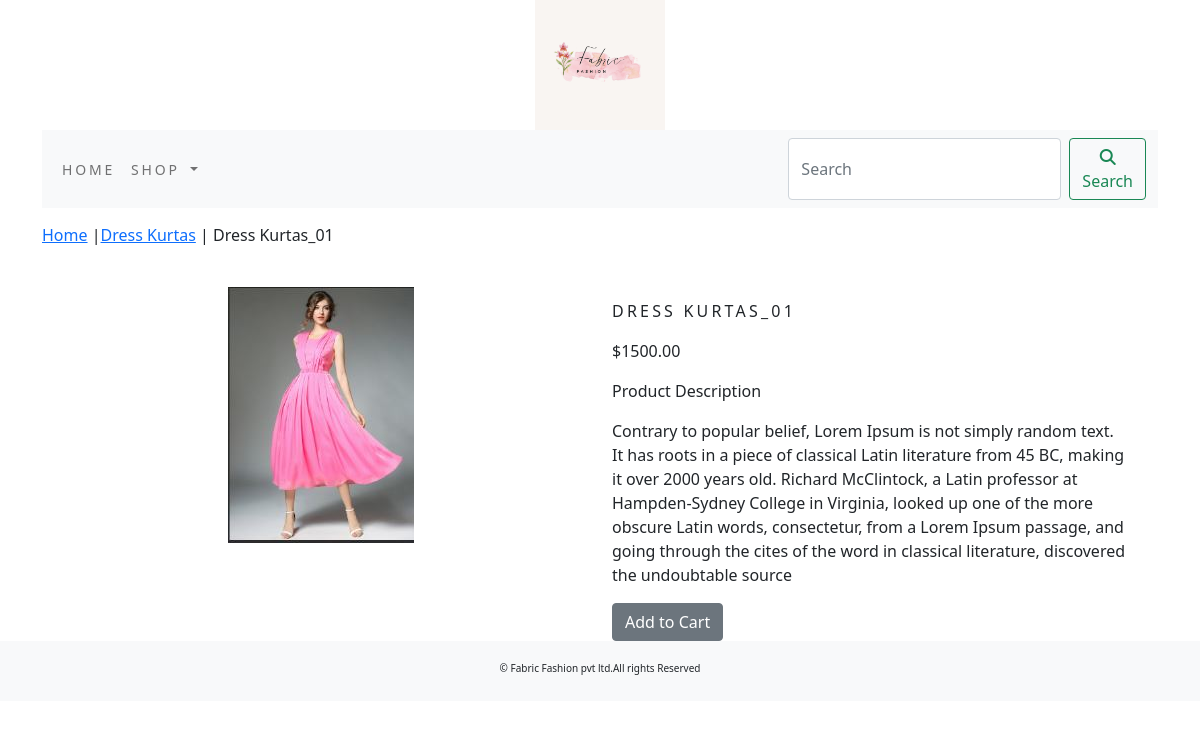
Screenshot of /shop/dress-kurtas/dress-kurtas_01/ with the database file from the repository.
### shop/models.py (models this page shows, shortened)
class Product(models.Model):
    name = models.CharField(max_length=250, unique=True)
    description = models.TextField(blank=True)
    slug = models.SlugField(max_length=250, unique=True)
    price = models.DecimalField(max_digits=10, decimal_places=2)
    category = models.ForeignKey(Category, on_delete=models.CASCADE)
    image = models.ImageField(upload_to='product', blank=True)
    stock = models.IntegerField()
    available = models.BooleanField(default=True)
    created = models.DateTimeField(auto_now_add=True)
    updated = models.DateTimeField(auto_now_add=True)
    class Meta:
        ordering = ('name',)
        verbose_name = 'product'
        verbose_name_plural = 'products'

class Category(models.Model):
    name = models.CharField(max_length=250, unique=True)
    slug = models.SlugField(max_length=250, unique=True)
    description = models.TextField(blank=True)
    image = models.ImageField(upload_to='category', blank=True)
    class Meta:
        ordering = ('name',)
        verbose_name = 'category'
        verbose_name_plural = 'categories'
    def get_url(self):
        return reverse('shop:products_by_category', args=[self.slug])
    def __str__(self):
        return '{}'.format(self.name)

### shop/views.py (the view)
# urls.py: path('<slug:c_slug>/<slug:product_slug>/', views.proDetail, name='prodCatdetail')
def proDetail(request, c_slug, product_slug):
    try:
        product = Product.objects.get(category__slug=c_slug, slug=product_slug)
    except Exception as e:
        raise e
    return render(request, 'product.html', {'product': product})

### cart/context_processors.py (called while the page is built)
def counter(request):
    item_count=0
    if 'admin' in request.path:
        return {}
    else:
        try:
            cart=Cart.objects.filter(cart_id=_cart_id(request))
            car_items=CartItem.objects.all().filter(cart=cart[:1])
            for cart_item in car_items:
                item_count += cart_item.quantity
        except Cart.DoesNotExist:
            item_count=0
    return dict(item_count=item_count)

### cart/views.py (called while the page is built)
def _cart_id(request):
    cart = request.session.session_key
    if not cart:
        cart = request.session.create()
    return cart

### shop/context_processors.py (called while the page is built)
def menu_links(request):
    links = Category.objects.all()
    return dict(links=links)

### templates/product.html (shortened to what this page needs)
{% extends 'base.html'%}
{% load static %}
{% block content %}
<div class="row my_prod_row_class">
    <div class="mx_auto">
        <p> <a href="{% url 'shop:allProdCat'%}">Home</a> |<a href="{{product.category.get_url}}">{{product.category}}</a> | {{product.name}}</p>
    </div>
</div>
<br>
<div class="container">
<div class="row">
    <div class="col-12 col-sm-12 col-md-12 col-lg-6 text-center">
        <div style="min-width:18rem;">
            <img src="{{product.image.url}}" alt="{{product.name}}">
        </div>
    </div>
        <div class="col-12 col-sm-12 col-md-12 col-lg-6 ">
            <div>
            <h1 class="my_prod_title">{{product.name}}</h1>
            <p>${{product.price}}</p>
            <p class="my_title">Product Description</p>
            <p class="text-justify my_prod_text">{{product.description}}</p>
            {% if product.stock <= 0 %}
            <p class="text-justify my_prod_text"><b>Out of Stock</b></p>
            {% else %}
            <a class="btn btn-secondary" href="{% url 'cart:add_cart' product.id %}"> Add to Cart</a>
            {% endif %}
        </div>
        </div>
    </div>
</div>
{% endblock %}

### static/css/custom.css (style rules this page uses)
body { font-family: 'Roboto', sans-serif; }
.my_prod_row_class { padding-top: 15px; padding-bottom: 20x; }
.my_prod_title { font-size : 16px; text-transform :uppercase; letter-spacing : .2em; padding-top : 15px; padding-bottom : 10px; }
.my_prod_text { padding-right:20px; }

### rows the page displays
Product: category "Dress Kurtas", name "Dress Kurtas_01", image (picture), name "DRESS KURTAS_01", price "1500.00", description "Contrary to popular belief, Lorem Ipsum is not simply random text. It has roots in a piece of classical Latin literature from 45 BC, making it over 2000 years old. Richard McClintock, a Latin professor at Hampden-Sydney College in Virginia, looked up one of the more obscure Latin words, consectetur, from a Lorem Ipsum passage, and going through the cites of the word in classical literature, discovered the undoubtable source"
